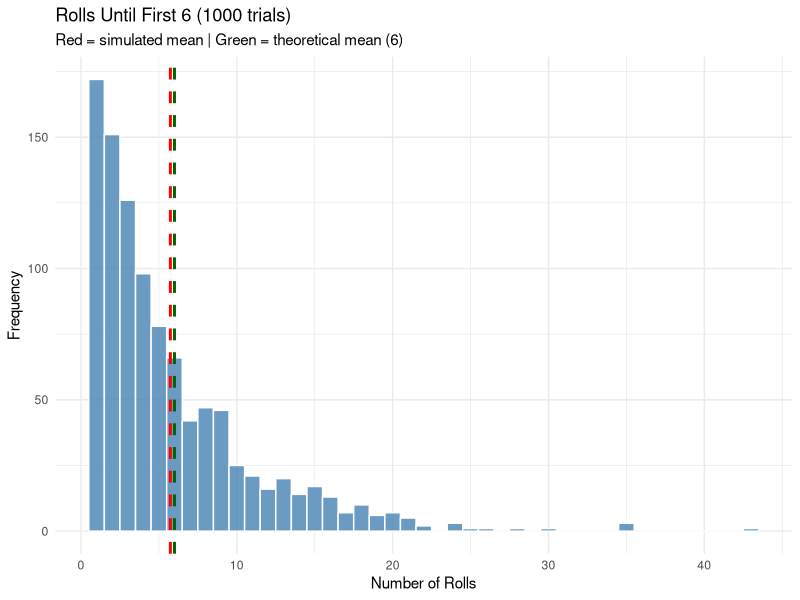
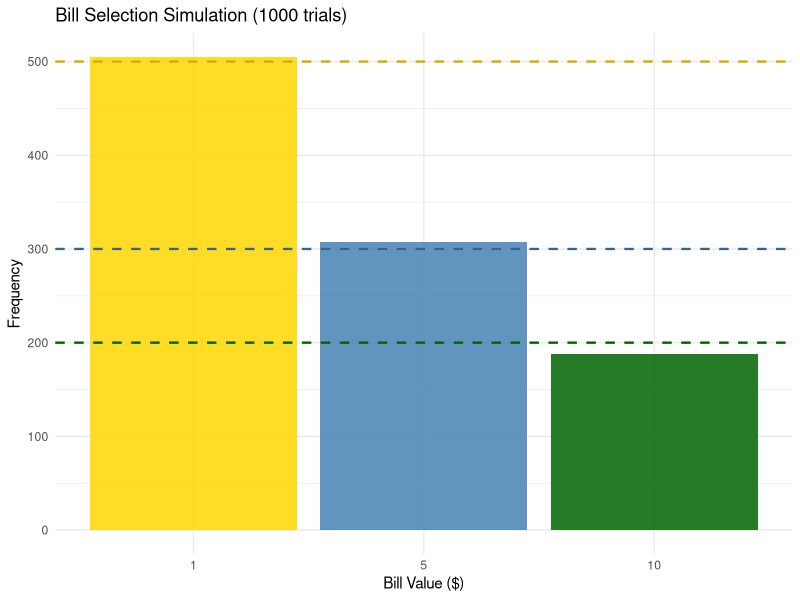

The R source for these figures, in order:
## ---- chunk 1
library(tidyverse)
library(ggplot2)
set.seed(42)
## ---- chunk 2
states <- c("Alabama","Alaska","Arizona","Arkansas","California",
            "Colorado","Connecticut","Delaware","Florida","Georgia",
            "Hawaii","Idaho","Illinois","Indiana","Iowa",
            "Kansas","Kentucky","Louisiana","Maine","Maryland",
            "Massachusetts","Michigan","Minnesota","Mississippi","Missouri",
            "Montana","Nebraska","Nevada","New Hampshire","New Jersey",
            "New Mexico","New York","North Carolina","North Dakota","Ohio",
            "Oklahoma","Oregon","Pennsylvania","Rhode Island","South Carolina",
            "South Dakota","Tennessee","Texas","Utah","Vermont",
            "Virginia","Washington","West Virginia","Wisconsin","Wyoming")
## ---- chunk 3
set.seed(123)
sample_indices <- sample(1:50, size = 10, replace = FALSE)
cat("Selected state numbers:", sample_indices, "\n")
cat("Selected states:\n")
for (i in sort(sample_indices)) {
  cat(sprintf("  %02d. %s\n", i, states[i]))
}
## ---- chunk 4
N <- 50; n <- 10
k <- N / n  # interval = 5

set.seed(7)
start <- sample(1:k, 1)
cat("Random start:", start, "\n")

sys_indices <- seq(start, N, by = k)
cat("Selected state numbers:", sys_indices, "\n\n")
cat("Selected states:\n")
for (i in sys_indices) {
  cat(sprintf("  %02d. %s\n", i, states[i]))
}
## ---- chunk 5
students <- data.frame(
  name   = c("Ald P","Brown D","Bear T","Carson S","Collins C",
             "Davis W","Hogan M","Jones L","Lutz H","Lyons L",
             "Martin J","Meloski G","Oeler G","Peters M","Peterson J",
             "Smith N","Thomas J","Toms D","Unger R","Zibert M"),
  gender = c("M","M","F","F","F","M","M","F","M","M",
             "F","M","M","F","M","F","M","F","F","F"),
  grade  = c("Fr","So","Fr","Fr","Fr","Fr","Fr","So","So","So",
             "Fr","Fr","So","So","Fr","Fr","So","So","So","So")
)
## ---- chunk 6
# Stratify and sample 2 from each stratum
set.seed(42)
stratified <- students %>%
  group_by(gender, grade) %>%
  slice_sample(n = 2) %>%
  arrange(gender, grade)

print(stratified)
## ---- chunk 7
set.seed(101)
n_people <- 20
p_snore  <- 0.20

# Simulate with R's built-in Bernoulli sampler
snores <- rbinom(n_people, size = 1, prob = p_snore)

cat("Simulation results (1 = snores, 0 = does not):\n")
cat(snores, "\n\n")
cat("Number who snore:", sum(snores), "out of", n_people, "\n")
cat("Proportion:", round(mean(snores), 3),
    "  (Theoretical: 0.20)\n")
## ---- chunk 8
set.seed(99)
n_games  <- 5
p_bill   <- 2/3

winners <- sample(c("Bill","Mike"),
                  size = n_games,
                  replace = TRUE,
                  prob = c(p_bill, 1 - p_bill))

cat("Game-by-game results:\n")
for (i in seq_along(winners)) cat("  Game", i, ":", winners[i], "\n")

cat("\nBill wins:", sum(winners == "Bill"), "games\n")
cat("Mike wins:", sum(winners == "Mike"), "games\n")
## ---- chunk 9
set.seed(55)
n_trials <- 20

rolls_needed <- replicate(n_trials, {
  count <- 0
  repeat {
    roll <- sample(1:6, 1)
    count <- count + 1
    if (roll == 6) break
  }
  count
})

cat("Rolls per trial:", rolls_needed, "\n")
cat("Total rolls:", sum(rolls_needed), "\n")
cat("Simulated average:", round(mean(rolls_needed), 2), "\n")
cat("Theoretical average (1/p = 6):", 6, "\n")
## ---- chunk 10
set.seed(55)
many_trials <- replicate(1000, {
  count <- 0
  repeat {
    roll <- sample(1:6, 1)
    count <- count + 1
    if (roll == 6) break
  }
  count
})
## ---- chunk 11
ggplot(data.frame(rolls = many_trials), aes(x = rolls)) +
  geom_histogram(binwidth = 1, fill = "steelblue", color = "white", alpha = 0.8) +
  geom_vline(xintercept = mean(many_trials), color = "red", linetype = "dashed", linewidth = 1) +
  geom_vline(xintercept = 6, color = "darkgreen", linetype = "dashed", linewidth = 1) +
  labs(title = "Rolls Until First 6 (1000 trials)",
       subtitle = "Red = simulated mean | Green = theoretical mean (6)",
       x = "Number of Rolls", y = "Frequency") +
  theme_minimal()
## ---- chunk 12
set.seed(77)
n_trials   <- 25
correct_key <- 2

tries_needed <- replicate(n_trials, {
  keys <- sample(1:4, 4, replace = FALSE)  # random order
  which(keys == correct_key)               # position of correct key
})

cat("Tries per trial:", tries_needed, "\n")
cat("Total tries:", sum(tries_needed), "\n")
cat("Simulated average:", round(mean(tries_needed), 3), "\n")
cat("Theoretical average ((n+1)/2 = 2.5):", 2.5, "\n")
## ---- chunk 13
set.seed(33)
n_trials <- 25

bills    <- c(1, 5, 10)
probs    <- c(0.5, 0.3, 0.2)

draws <- sample(bills, size = n_trials, replace = TRUE, prob = probs)

cat("Bill values drawn:\n")
cat(draws, "\n\n")
cat("Total:", sum(draws), "\n")
cat("Simulated average: $", round(mean(draws), 2), "\n")
cat("Theoretical E(X): $", sum(bills * probs), "\n")
## ---- chunk 14
set.seed(33)
many_draws <- sample(bills, size = 1000, replace = TRUE, prob = probs)

p148 <- ggplot(data.frame(value = many_draws), aes(x = factor(value))) +
  geom_bar(fill = c("gold","steelblue","darkgreen"), alpha = 0.85) +
  geom_hline(yintercept = 1000 * probs, linetype = "dashed",
             color = c("gold3","steelblue4","darkgreen"), linewidth = 0.8) +
  labs(title = "Bill Selection Simulation (1000 trials)",
       x = "Bill Value ($)", y = "Frequency") +
  theme_minimal()
## ---- chunk 15
p148
